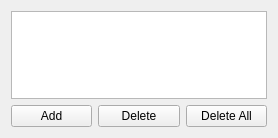
<?xml version="1.0" encoding="UTF-8"?>
<ui version="4.0">
 <class>GpxWidget</class>
 <widget class="QWidget" name="GpxWidget">
  <property name="geometry">
   <rect>
    <x>0</x>
    <y>0</y>
    <width>278</width>
    <height>138</height>
   </rect>
  </property>
  <property name="windowTitle">
   <string>Form</string>
  </property>
  <layout class="QVBoxLayout" name="verticalLayout">
   <item>
    <widget class="QTableView" name="tableView">
     <property name="editTriggers">
      <set>QAbstractItemView::NoEditTriggers</set>
     </property>
     <property name="selectionBehavior">
      <enum>QAbstractItemView::SelectRows</enum>
     </property>
     <attribute name="horizontalHeaderStretchLastSection">
      <bool>true</bool>
     </attribute>
    </widget>
   </item>
   <item>
    <layout class="QHBoxLayout" name="horizontalLayout">
     <item>
      <widget class="QPushButton" name="addFile">
       <property name="text">
        <string>Add</string>
       </property>
      </widget>
     </item>
     <item>
      <widget class="QPushButton" name="deleteFile">
       <property name="text">
        <string>Delete</string>
       </property>
      </widget>
     </item>
     <item>
      <widget class="QPushButton" name="deleteAllFile">
       <property name="text">
        <string>Delete All</string>
       </property>
      </widget>
     </item>
    </layout>
   </item>
  </layout>
 </widget>
 <resources/>
 <connections/>
</ui>
